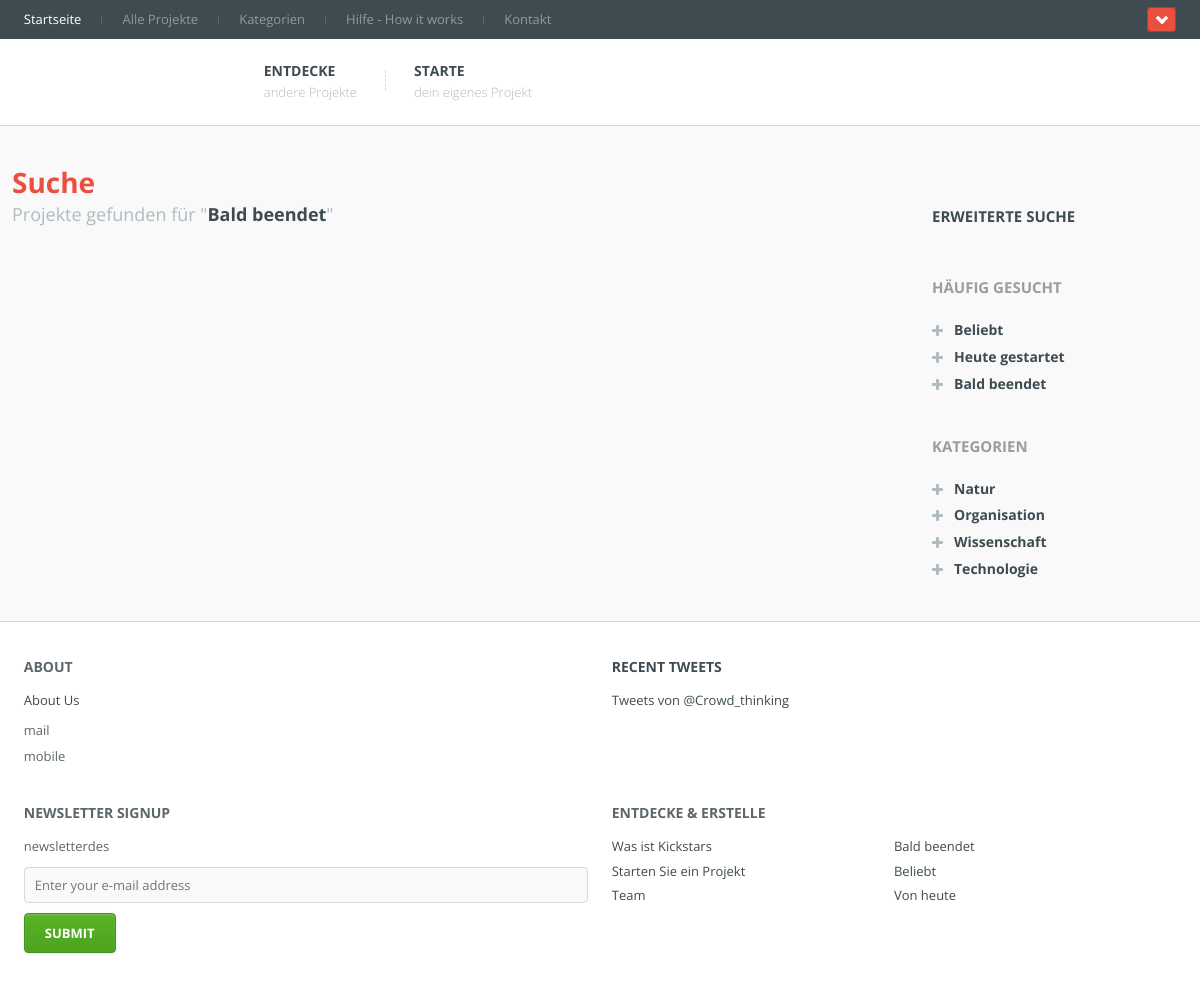
/clean_Pages/search-results.php?mode=3, run on the app's committed database.
### tables this page shows
CREATE TABLE IF NOT EXISTS `Categories` (
  `id` int(11) NOT NULL AUTO_INCREMENT,
  `title` varchar(20) DEFAULT NULL,
  PRIMARY KEY (`id`),
  UNIQUE KEY `title` (`title`)
);

### clean_Pages/search-resultsContent.php (the view, shortened to what this page needs)
<?php
$cid = $_GET["cid"];
initCategories();
function initCategories()
{
	$sql_command_categories = "SELECT * FROM Categories c";
	$result_cat = mysqli_query($GLOBALS['link'],$sql_command_categories);
	global $cid;
	while($cats = mysqli_fetch_array($result_cat))
	{
		if(!empty($cid))
		{
			if($cats['id']==$cid)
			{
				$tmp = '<li class="active">';
			}else
			{
					$tmp = '<li>';
			}
		}else{
			$tmp = '<li>';
		}
		$tmp = $tmp.'<a href=search-results.php?cid='.$cats['id'].'>'.$cats['title']
					.'<span class="count-val"></span>'
					.'<i class="icon iPlugGray"></i>
					</a>
					</li>';
		$tmp = '';
	}
}
?>

### clean_Pages/css/style.css (style rules this page uses)
html { font-size: 100%; -ms-text-size-adjust: 100%; -webkit-text-size-adjust: 100%; }
body { background: #f9f9f9; margin: 0; font-family: 'Open Sans', sans-serif; font-weight: 400; font-size: 0.813em; line-height: 1.6em; color: #5c666b; }
a { color: #3e4b51; text-decoration: none; transition:color 0.3s; -o-transition:color 0.3s; -ms-transition:color 0.3s; -moz-transition:color 0.3s; -webkit-transition:color 0.3s; }
.nav > li > a { display: block; }
.nav-category > li { margin: 6px 0; padding: 0 22px; position: relative; }
.nav-category > li > a { display: inline; font-family: 'Open Sans', sans-serif; font-weight: 700; font-size: 1.077em; transition:none; -o-transition:none; -ms-transition:none; -moz-transition:none; -webkit-transition:none; }
.nav-category > li .iPlugGray { position: absolute; top:5px; left:0; }
.icon { background: transparent url("../images/icon8d0a.png?v=0.1121989") no-repeat;border: none;display: inline-block;*display: inline;*zoom: 1; }
.iPlugGray { width:11px;height:11px;background-position: -34px -16px }

### data on the page
categories: title "Natur"
categories: title "Organisation"
categories: title "Wissenschaft"
categories: title "Technologie"

### other printed values
$searchText "Bald beendet"
